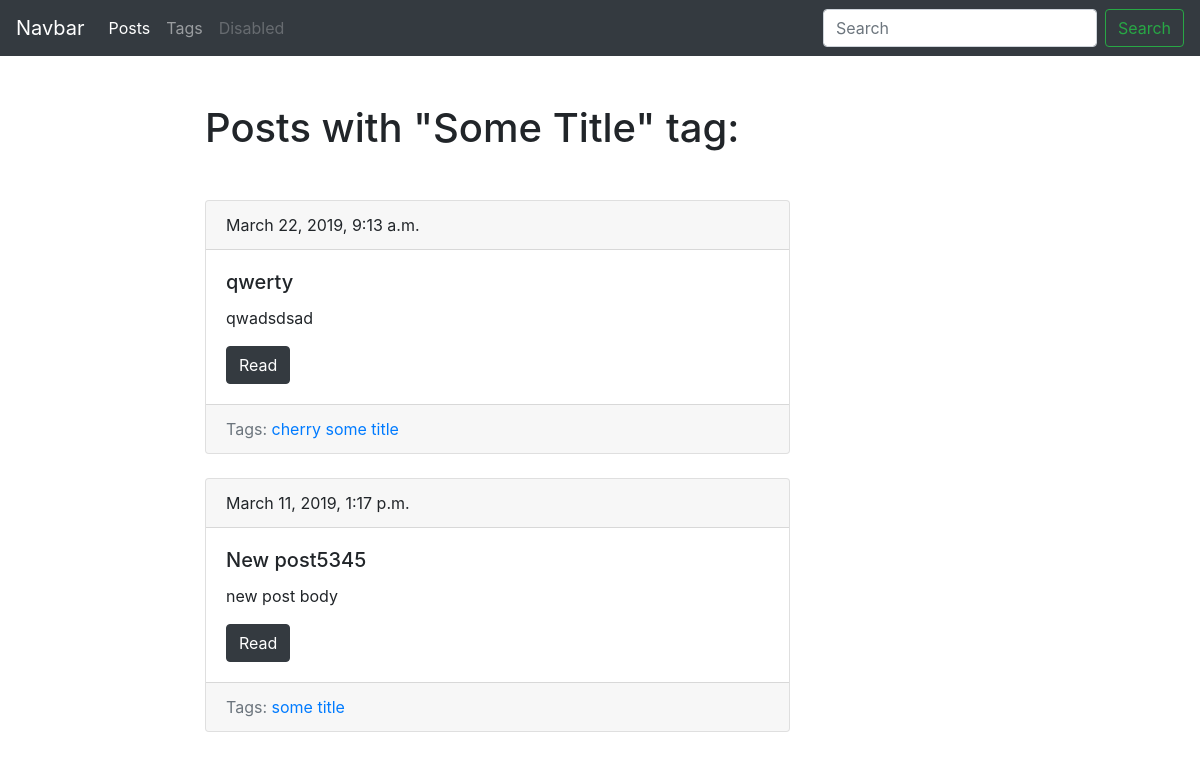
The page /blog/tag/some-title/ on the database its author committed.
### blog/models.py (models this page shows, shortened)
class Tag(models.Model):
    title = models.CharField(max_length=50)
    slug = models.SlugField(max_length=50, unique=True)
    def get_absolute_url(self):  # согласовано с Django
        return reverse('tag_detail_url', kwargs={'slug': self.slug})
    class Meta:
        ordering = ['title']

class Post(models.Model):
    title = models.CharField(max_length=150, db_index=True)
    slug = models.SlugField(max_length=150, blank=True, unique=True)
    body = models.TextField(blank=True, db_index=True)
    tags = models.ManyToManyField('Tag', blank=True, related_name='posts')
    date_pub = models.DateTimeField(auto_now_add=True)
    def get_absolute_url(self):  # согласовано с Django
        return reverse('post_detail_url', kwargs={'slug': self.slug})
    class Meta:
        ordering = ['-date_pub']

### blog/views.py (the view)
# urls.py: path('tag/<str:slug>/', TagDetail.as_view(), name='tag_detail_url'),
class TagDetail(ObjectDetailMixin, View):  # на замену def tag_detail(по принципу DRY)
        model = Tag
        template = 'blog/tag_detail.html'

### blog/utils.py (called while the page is built)
    def get(self, request, slug):
        obj = get_object_or_404(self.model, slug__iexact=slug)
        return render(request, self.template, context={self.model.__name__.lower(): obj, 'admin_object': obj, 'detail': True})

### blog/templates/blog/tag_detail.html (shortened to what this page needs)
{% extends 'blog/base_blog.html' %}
{% block content %}
    <h1 class="mb-5">Posts with "{{ tag.title|title }}" tag:</h1>
    {% for post in tag.posts.all %}
        {% include 'blog/includes/post_card_template.html' %}
    {% endfor %}
{% endblock %}

### blog/templates/blog/includes/post_card_template.html
<div class="card mb-4">
    <div class="card-header">
        {{ post.date_pub }}
    </div>
    <div class="card-body">
        <h5 class="card-title">{{ post.title }}</h5>
        <p class="card-text">{{ post.body|truncatewords:15 }}</p>
        <a href="{{ post.get_absolute_url }}" class="btn btn-dark">Read</a>
    </div>
    <div class="card-footer text-muted">
        Tags:
            {% for tag in post.tags.all %}
        <a href="{{ tag.get_absolute_url }}">{{ tag.title }}</a>
            {% endfor %}
    </div>
</div>

### rows shown on the page
Tag: title "Some Title", title "some title"
Post: date_pub "March 22, 2019, 9:13 a.m.", title "qwerty", body "qwadsdsad"
Tag: title "cherry"
Post: date_pub "March 11, 2019, 1:17 p.m.", title "New post5345", body "new post body"
